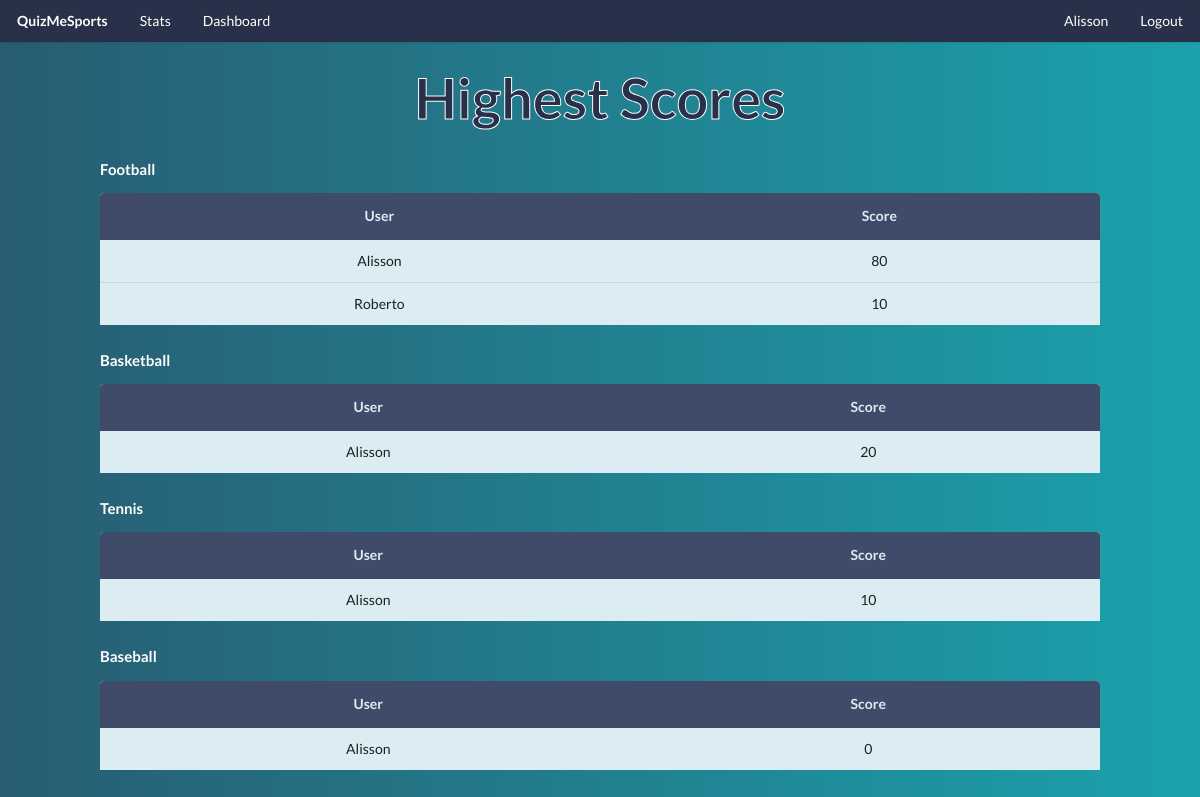
Page /dashboard (signed in) on the committed database.
### login_app/models.py (models this page shows, shortened)
class User(models.Model):
    first_name= models.CharField(max_length=40)
    last_name= models.CharField(max_length=40, blank=True)
    email= models.EmailField()
    password= models.CharField(max_length=120)
    isadmin=models.BooleanField(default=False)
    created_at = models.DateTimeField(auto_now_add=True)
    updated_at = models.DateTimeField(auto_now=True)
    objects = UserManager()

### questions_app/models.py (models this page shows, shortened)
class Category(models.Model):
    title =  models.CharField(max_length=40)
    created_at = models.DateTimeField(auto_now_add=True)
    updated_at = models.DateTimeField(auto_now=True)
    objects = CategoryManager()

### profile_app/views.py (the view)
# urls.py: path('dashboard',views.dashboard),
def dashboard(request):
    if 'user_id' in request.session:
        all_users=User.objects.all()
        all_categories=Category.objects.all()
        score_results = Score.objects.values('quiz_category','quiz_taken_by').annotate(sum=Sum('score')).order_by('-sum')
        context={
            "categories":Category.objects.all(),
            "users":User.objects.all(),
            "scores":score_results,
        }
        return render(request,'dashboard.html',context)
    return HttpResponse(render(request,'index.html'))

### profile_app/templates/dashboard.html (shortened to what this page needs)
<!DOCTYPE html>
<html lang="en">
    <head>
        {% load static%}
        <link rel="stylesheet" href="{% static 'css/styles.css'%}">
        <link rel="stylesheet" href="https://cdn.jsdelivr.net/npm/semantic-ui@2.4.2/dist/semantic.min.css">
    </head>
    <body>
        <div id="navbar" class="ui fixed borderless menu">
            <a href="/play" class="header item">QuizMeSports</a>
            <a href="/stats" class="item">Stats</a>
            <a href="/dashboard" class="item">Dashboard</a>
            <div class="right menu">
                <a href="{%url 'user_page'%}" class="item">{{request.session.first_name| capfirst}}</a>
                <a href="{%url 'logout'%}" class="item">Logout</a>
            </div>
        </div>
        <div id="dashboard-container">
            <h1 class="ui center aligned header">Highest Scores</h1>
            {%for category in categories %}
                {%if category.questions_in_category.count > 0 %}
                    <h4 >{{category.title| capfirst}}</h4>
                    <table class="ui table center aligned">
                        <thead>
                            <tr>
                            <th>User</th>
                            <th>Score</th>
                            </tr>
                        </thead>
                        <tbody>
                        {%for score in scores%}
                            {%if score.quiz_category == category.id%}
                                {%for user in users%}
                                    {%if user.id == score.quiz_taken_by %}
                                        <tr>
                                            <td>{{ user.first_name| capfirst}}</td>
                                            <td>{{ score.sum }}</td>
                                        </tr>
                                    {%endif%}
                                {%endfor%}
                        {%endif%}
                        {%endfor%}
                        </tbody>
                    </table>
                {%endif%}
            {%endfor%}
        </div>
    </body>
</html>

### quiz_app/static/css/styles.css (style rules this page uses)
:root { --primary-color: #00818a; --secondary-color: #404b69; --tertiary-color: #dbedf3; --fourth-color: #283149; }
body { margin: 0 !important; height: 0 !important; background: #0f2027 !important; background: -webkit-linear-gradient(to right, #285c72, #1ba2ac) !important; background: linear-gradient( to right, #285c72, #1ba2ac ) !important; }
h1 { color: var(--fourth-color) !important; -webkit-text-stroke: 1px white; font-size: 4rem !important; }
table.ui.table { border: none; }
table.ui.table thead th { background-color: var(--secondary-color); color: var(--tertiary-color); }
table.ui.table tbody td { background-color: var(--tertiary-color); }
#navbar { background-color: var(--fourth-color); }
#navbar a { color: white; }
div#dashboard-container { max-width: 1000px; margin: 0 auto; margin-top: 5rem; }
#dashboard-container h4 { color: white; }
#dashboard-container table { margin-bottom: 0; }

### rows in the picture
User: session.first_name "Alisson", first_name "Alisson", sum "80", sum "20", sum "10", sum "0"
Category: title "Football"
User: first_name "Roberto", sum "10"
Category: title "Basketball"
Category: title "Tennis"
Category: title "Baseball"
